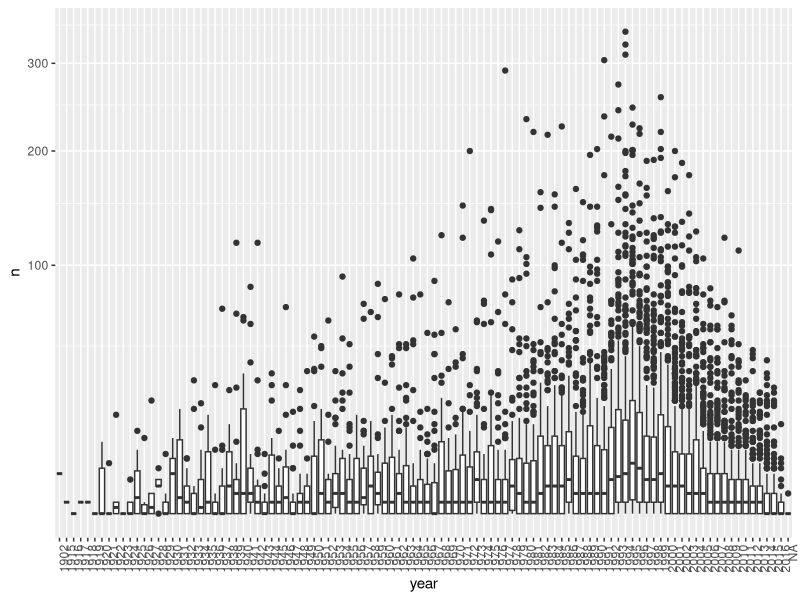
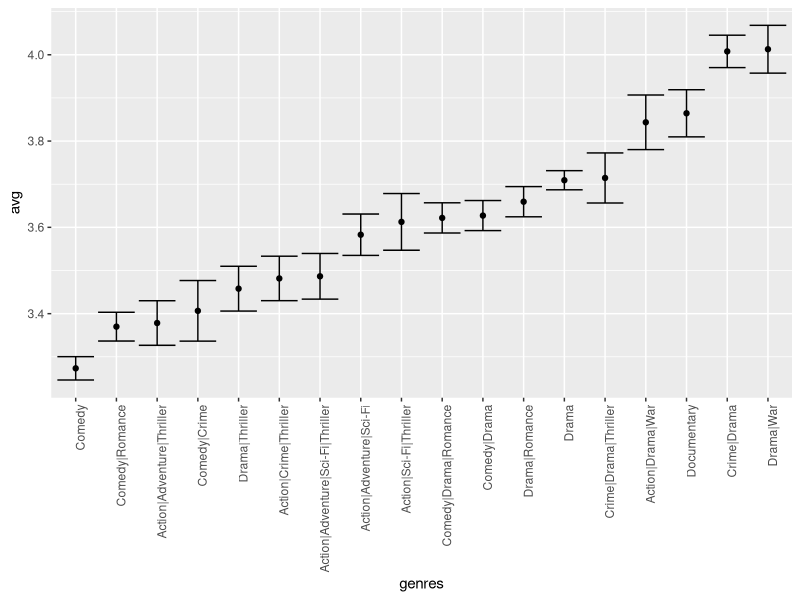

Generate these figures, in order, with R:
library(tidyverse)
library(lubridate)
library(dslabs)
data("movielens")

# what year has the highest median number of ratings?

movielens %>% group_by(movieId) %>%
  summarize(n = n(), year = as.character(first(year))) %>%
  qplot(year, n, data = ., geom = "boxplot") +
  coord_trans(y = "sqrt") +
  theme(axis.text.x = element_text(angle = 90, hjust = 1))

# What is the average rating for the movie Shawshank Redemption?

movielens %>% 
  filter(year >= 1993) %>%
  group_by(movieId) %>%
  summarize(n = n(), years = 2018 - first(year),
            title = title[1],
            rating = mean(rating)) %>%
  mutate(rate = n/years) %>%
  top_n(25, rate) %>%
  arrange(desc(rate))

# Which genre has the lowest average rating?

movielens %>% group_by(genres) %>%
  summarize(n = n(), avg = mean(rating), se = sd(rating)/sqrt(n())) %>%
  filter(n >= 1000) %>% 
  mutate(genres = reorder(genres, avg)) %>%
  ggplot(aes(x = genres, y = avg, ymin = avg - 2*se, ymax = avg + 2*se)) + 
  geom_point() +
  geom_errorbar() + 
  theme(axis.text.x = element_text(angle = 90, hjust = 1))
  
  
